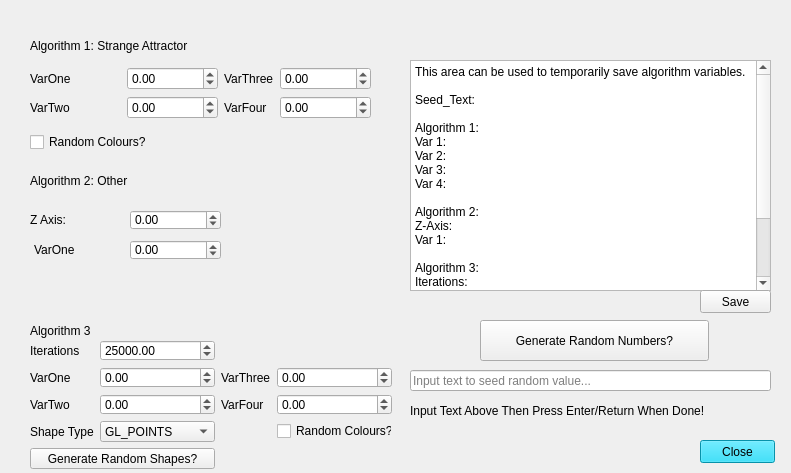
<?xml version="1.0" encoding="UTF-8"?>
<ui version="4.0">
 <class>Menu</class>
 <widget class="QDialog" name="Menu">
  <property name="windowModality">
   <enum>Qt::NonModal</enum>
  </property>
  <property name="geometry">
   <rect>
    <x>0</x>
    <y>0</y>
    <width>791</width>
    <height>473</height>
   </rect>
  </property>
  <property name="focusPolicy">
   <enum>Qt::StrongFocus</enum>
  </property>
  <property name="windowTitle">
   <string>Menu</string>
  </property>
  <widget class="QPushButton" name="Button_Close">
   <property name="geometry">
    <rect>
     <x>700</x>
     <y>440</y>
     <width>75</width>
     <height>23</height>
    </rect>
   </property>
   <property name="palette">
    <palette>
     <active>
      <colorrole role="WindowText">
       <brush brushstyle="SolidPattern">
        <color alpha="255">
         <red>0</red>
         <green>0</green>
         <blue>0</blue>
        </color>
       </brush>
      </colorrole>
      <colorrole role="Button">
       <brush brushstyle="SolidPattern">
        <color alpha="255">
         <red>10</red>
         <green>204</green>
         <blue>238</blue>
        </color>
       </brush>
      </colorrole>
      <colorrole role="Light">
       <brush brushstyle="SolidPattern">
        <color alpha="255">
         <red>113</red>
         <green>234</green>
         <blue>255</blue>
        </color>
       </brush>
      </colorrole>
      <colorrole role="Midlight">
       <brush brushstyle="SolidPattern">
        <color alpha="255">
         <red>61</red>
         <green>219</green>
         <blue>246</blue>
        </color>
       </brush>
      </colorrole>
      <colorrole role="Dark">
       <brush brushstyle="SolidPattern">
        <color alpha="255">
         <red>5</red>
         <green>102</green>
         <blue>119</blue>
        </color>
       </brush>
      </colorrole>
      <colorrole role="Mid">
       <brush brushstyle="SolidPattern">
        <color alpha="255">
         <red>6</red>
         <green>136</green>
         <blue>159</blue>
        </color>
       </brush>
      </colorrole>
      <colorrole role="Text">
       <brush brushstyle="SolidPattern">
        <color alpha="255">
         <red>0</red>
         <green>0</green>
         <blue>0</blue>
        </color>
       </brush>
      </colorrole>
      <colorrole role="BrightText">
       <brush brushstyle="SolidPattern">
        <color alpha="255">
         <red>255</red>
         <green>255</green>
         <blue>255</blue>
        </color>
       </brush>
      </colorrole>
      <colorrole role="ButtonText">
       <brush brushstyle="SolidPattern">
        <color alpha="255">
         <red>0</red>
         <green>0</green>
         <blue>0</blue>
        </color>
       </brush>
      </colorrole>
      <colorrole role="Base">
       <brush brushstyle="SolidPattern">
        <color alpha="255">
         <red>255</red>
         <green>255</green>
         <blue>255</blue>
        </color>
       </brush>
      </colorrole>
      <colorrole role="Window">
       <brush brushstyle="SolidPattern">
        <color alpha="255">
         <red>10</red>
         <green>204</green>
         <blue>238</blue>
        </color>
       </brush>
      </colorrole>
      <colorrole role="Shadow">
       <brush brushstyle="SolidPattern">
        <color alpha="255">
         <red>0</red>
         <green>0</green>
         <blue>0</blue>
        </color>
       </brush>
      </colorrole>
      <colorrole role="AlternateBase">
       <brush brushstyle="SolidPattern">
        <color alpha="255">
         <red>132</red>
         <green>229</green>
         <blue>246</blue>
        </color>
       </brush>
      </colorrole>
      <colorrole role="ToolTipBase">
       <brush brushstyle="SolidPattern">
        <color alpha="255">
         <red>255</red>
         <green>255</green>
         <blue>220</blue>
        </color>
       </brush>
      </colorrole>
      <colorrole role="ToolTipText">
       <brush brushstyle="SolidPattern">
        <color alpha="255">
         <red>0</red>
         <green>0</green>
         <blue>0</blue>
        </color>
       </brush>
      </colorrole>
      <colorrole role="PlaceholderText">
       <brush brushstyle="SolidPattern">
        <color alpha="128">
         <red>0</red>
         <green>0</green>
         <blue>0</blue>
        </color>
       </brush>
      </colorrole>
     </active>
     <inactive>
      <colorrole role="WindowText">
       <brush brushstyle="SolidPattern">
        <color alpha="255">
         <red>0</red>
         <green>0</green>
         <blue>0</blue>
        </color>
       </brush>
      </colorrole>
      <colorrole role="Button">
       <brush brushstyle="SolidPattern">
        <color alpha="255">
         <red>10</red>
         <green>204</green>
         <blue>238</blue>
        </color>
       </brush>
      </colorrole>
      <colorrole role="Light">
       <brush brushstyle="SolidPattern">
        <color alpha="255">
         <red>113</red>
         <green>234</green>
         <blue>255</blue>
        </color>
       </brush>
      </colorrole>
      <colorrole role="Midlight">
       <brush brushstyle="SolidPattern">
        <color alpha="255">
         <red>61</red>
         <green>219</green>
         <blue>246</blue>
        </color>
       </brush>
      </colorrole>
      <colorrole role="Dark">
       <brush brushstyle="SolidPattern">
        <color alpha="255">
         <red>5</red>
         <green>102</green>
         <blue>119</blue>
        </color>
       </brush>
      </colorrole>
      <colorrole role="Mid">
       <brush brushstyle="SolidPattern">
        <color alpha="255">
         <red>6</red>
         <green>136</green>
         <blue>159</blue>
        </color>
       </brush>
      </colorrole>
      <colorrole role="Text">
       <brush brushstyle="SolidPattern">
        <color alpha="255">
         <red>0</red>
         <green>0</green>
         <blue>0</blue>
        </color>
       </brush>
      </colorrole>
      <colorrole role="BrightText">
       <brush brushstyle="SolidPattern">
        <color alpha="255">
         <red>255</red>
         <green>255</green>
         <blue>255</blue>
        </color>
       </brush>
      </colorrole>
      <colorrole role="ButtonText">
       <brush brushstyle="SolidPattern">
        <color alpha="255">
         <red>0</red>
         <green>0</green>
         <blue>0</blue>
        </color>
       </brush>
      </colorrole>
      <colorrole role="Base">
       <brush brushstyle="SolidPattern">
        <color alpha="255">
         <red>255</red>
         <green>255</green>
         <blue>255</blue>
        </color>
       </brush>
      </colorrole>
      <colorrole role="Window">
       <brush brushstyle="SolidPattern">
        <color alpha="255">
         <red>10</red>
         <green>204</green>
         <blue>238</blue>
        </color>
       </brush>
      </colorrole>
      <colorrole role="Shadow">
       <brush brushstyle="SolidPattern">
        <color alpha="255">
         <red>0</red>
         <green>0</green>
         <blue>0</blue>
        </color>
       </brush>
      </colorrole>
      <colorrole role="AlternateBase">
       <brush brushstyle="SolidPattern">
        <color alpha="255">
         <red>132</red>
         <green>229</green>
         <blue>246</blue>
        </color>
       </brush>
      </colorrole>
      <colorrole role="ToolTipBase">
       <brush brushstyle="SolidPattern">
        <color alpha="255">
         <red>255</red>
         <green>255</green>
         <blue>220</blue>
        </color>
       </brush>
      </colorrole>
      <colorrole role="ToolTipText">
       <brush brushstyle="SolidPattern">
        <color alpha="255">
         <red>0</red>
         <green>0</green>
         <blue>0</blue>
        </color>
       </brush>
      </colorrole>
      <colorrole role="PlaceholderText">
       <brush brushstyle="SolidPattern">
        <color alpha="128">
         <red>0</red>
         <green>0</green>
         <blue>0</blue>
        </color>
       </brush>
      </colorrole>
     </inactive>
     <disabled>
      <colorrole role="WindowText">
       <brush brushstyle="SolidPattern">
        <color alpha="255">
         <red>5</red>
         <green>102</green>
         <blue>119</blue>
        </color>
       </brush>
      </colorrole>
      <colorrole role="Button">
       <brush brushstyle="SolidPattern">
        <color alpha="255">
         <red>10</red>
         <green>204</green>
         <blue>238</blue>
        </color>
       </brush>
      </colorrole>
      <colorrole role="Light">
       <brush brushstyle="SolidPattern">
        <color alpha="255">
         <red>113</red>
         <green>234</green>
         <blue>255</blue>
        </color>
       </brush>
      </colorrole>
      <colorrole role="Midlight">
       <brush brushstyle="SolidPattern">
        <color alpha="255">
         <red>61</red>
         <green>219</green>
         <blue>246</blue>
        </color>
       </brush>
      </colorrole>
      <colorrole role="Dark">
       <brush brushstyle="SolidPattern">
        <color alpha="255">
         <red>5</red>
         <green>102</green>
         <blue>119</blue>
        </color>
       </brush>
      </colorrole>
      <colorrole role="Mid">
       <brush brushstyle="SolidPattern">
        <color alpha="255">
         <red>6</red>
         <green>136</green>
         <blue>159</blue>
        </color>
       </brush>
      </colorrole>
      <colorrole role="Text">
       <brush brushstyle="SolidPattern">
        <color alpha="255">
         <red>5</red>
         <green>102</green>
         <blue>119</blue>
        </color>
       </brush>
      </colorrole>
      <colorrole role="BrightText">
       <brush brushstyle="SolidPattern">
        <color alpha="255">
         <red>255</red>
         <green>255</green>
         <blue>255</blue>
        </color>
       </brush>
      </colorrole>
      <colorrole role="ButtonText">
       <brush brushstyle="SolidPattern">
        <color alpha="255">
         <red>5</red>
         <green>102</green>
         <blue>119</blue>
        </color>
       </brush>
      </colorrole>
      <colorrole role="Base">
       <brush brushstyle="SolidPattern">
        <color alpha="255">
         <red>10</red>
         <green>204</green>
         <blue>238</blue>
        </color>
       </brush>
      </colorrole>
      <colorrole role="Window">
       <brush brushstyle="SolidPattern">
        <color alpha="255">
         <red>10</red>
         <green>204</green>
         <blue>238</blue>
        </color>
       </brush>
      </colorrole>
      <colorrole role="Shadow">
       <brush brushstyle="SolidPattern">
        <color alpha="255">
         <red>0</red>
         <green>0</green>
         <blue>0</blue>
        </color>
       </brush>
      </colorrole>
      <colorrole role="AlternateBase">
       <brush brushstyle="SolidPattern">
        <color alpha="255">
         <red>10</red>
         <green>204</green>
         <blue>238</blue>
        </color>
       </brush>
      </colorrole>
      <colorrole role="ToolTipBase">
       <brush brushstyle="SolidPattern">
        <color alpha="255">
         <red>255</red>
         <green>255</green>
         <blue>220</blue>
        </color>
       </brush>
      </colorrole>
      <colorrole role="ToolTipText">
       <brush brushstyle="SolidPattern">
        <color alpha="255">
         <red>0</red>
         <green>0</green>
         <blue>0</blue>
        </color>
       </brush>
      </colorrole>
      <colorrole role="PlaceholderText">
       <brush brushstyle="SolidPattern">
        <color alpha="128">
         <red>0</red>
         <green>0</green>
         <blue>0</blue>
        </color>
       </brush>
      </colorrole>
     </disabled>
    </palette>
   </property>
   <property name="focusPolicy">
    <enum>Qt::NoFocus</enum>
   </property>
   <property name="text">
    <string>Close</string>
   </property>
  </widget>
  <widget class="QLabel" name="label_Algorithm_1">
   <property name="geometry">
    <rect>
     <x>30</x>
     <y>30</y>
     <width>221</width>
     <height>31</height>
    </rect>
   </property>
   <property name="palette">
    <palette>
     <active>
      <colorrole role="WindowText">
       <brush brushstyle="SolidPattern">
        <color alpha="255">
         <red>0</red>
         <green>0</green>
         <blue>0</blue>
        </color>
       </brush>
      </colorrole>
      <colorrole role="Button">
       <brush brushstyle="SolidPattern">
        <color alpha="255">
         <red>255</red>
         <green>255</green>
         <blue>255</blue>
        </color>
       </brush>
      </colorrole>
      <colorrole role="Light">
       <brush brushstyle="SolidPattern">
        <color alpha="255">
         <red>255</red>
         <green>255</green>
         <blue>255</blue>
        </color>
       </brush>
      </colorrole>
      <colorrole role="Midlight">
       <brush brushstyle="SolidPattern">
        <color alpha="255">
         <red>255</red>
         <green>255</green>
         <blue>255</blue>
        </color>
       </brush>
      </colorrole>
      <colorrole role="Dark">
       <brush brushstyle="SolidPattern">
        <color alpha="255">
         <red>127</red>
         <green>127</green>
         <blue>127</blue>
        </color>
       </brush>
      </colorrole>
      <colorrole role="Mid">
       <brush brushstyle="SolidPattern">
        <color alpha="255">
         <red>170</red>
         <green>170</green>
         <blue>170</blue>
        </color>
       </brush>
      </colorrole>
      <colorrole role="Text">
       <brush brushstyle="SolidPattern">
        <color alpha="255">
         <red>0</red>
         <green>0</green>
         <blue>0</blue>
        </color>
       </brush>
      </colorrole>
      <colorrole role="BrightText">
       <brush brushstyle="SolidPattern">
        <color alpha="255">
         <red>255</red>
         <green>255</green>
         <blue>255</blue>
        </color>
       </brush>
      </colorrole>
      <colorrole role="ButtonText">
       <brush brushstyle="SolidPattern">
        <color alpha="255">
         <red>0</red>
         <green>0</green>
         <blue>0</blue>
        </color>
       </brush>
      </colorrole>
      <colorrole role="Base">
       <brush brushstyle="SolidPattern">
        <color alpha="255">
         <red>255</red>
         <green>255</green>
         <blue>255</blue>
        </color>
       </brush>
      </colorrole>
      <colorrole role="Window">
       <brush brushstyle="SolidPattern">
        <color alpha="255">
         <red>255</red>
         <green>255</green>
         <blue>255</blue>
        </color>
       </brush>
      </colorrole>
      <colorrole role="Shadow">
       <brush brushstyle="SolidPattern">
        <color alpha="255">
         <red>0</red>
         <green>0</green>
         <blue>0</blue>
        </color>
       </brush>
      </colorrole>
      <colorrole role="AlternateBase">
       <brush brushstyle="SolidPattern">
        <color alpha="255">
         <red>255</red>
         <green>255</green>
         <blue>255</blue>
        </color>
       </brush>
      </colorrole>
      <colorrole role="ToolTipBase">
       <brush brushstyle="SolidPattern">
        <color alpha="255">
         <red>255</red>
         <green>255</green>
         <blue>220</blue>
        </color>
       </brush>
      </colorrole>
      <colorrole role="ToolTipText">
       <brush brushstyle="SolidPattern">
        <color alpha="255">
         <red>0</red>
         <green>0</green>
         <blue>0</blue>
        </color>
       </brush>
      </colorrole>
      <colorrole role="PlaceholderText">
       <brush brushstyle="SolidPattern">
        <color alpha="128">
         <red>0</red>
         <green>0</green>
         <blue>0</blue>
        </color>
       </brush>
      </colorrole>
     </active>
     <inactive>
      <colorrole role="WindowText">
       <brush brushstyle="SolidPattern">
        <color alpha="255">
         <red>0</red>
         <green>0</green>
         <blue>0</blue>
        </color>
       </brush>
      </colorrole>
      <colorrole role="Button">
       <brush brushstyle="SolidPattern">
        <color alpha="255">
         <red>255</red>
         <green>255</green>
         <blue>255</blue>
        </color>
       </brush>
      </colorrole>
      <colorrole role="Light">
       <brush brushstyle="SolidPattern">
        <color alpha="255">
         <red>255</red>
         <green>255</green>
         <blue>255</blue>
        </color>
       </brush>
      </colorrole>
      <colorrole role="Midlight">
       <brush brushstyle="SolidPattern">
        <color alpha="255">
         <red>255</red>
         <green>255</green>
         <blue>255</blue>
        </color>
       </brush>
      </colorrole>
      <colorrole role="Dark">
       <brush brushstyle="SolidPattern">
        <color alpha="255">
         <red>127</red>
         <green>127</green>
         <blue>127</blue>
        </color>
       </brush>
      </colorrole>
      <colorrole role="Mid">
       <brush brushstyle="SolidPattern">
        <color alpha="255">
         <red>170</red>
         <green>170</green>
         <blue>170</blue>
        </color>
       </brush>
      </colorrole>
      <colorrole role="Text">
       <brush brushstyle="SolidPattern">
        <color alpha="255">
         <red>0</red>
         <green>0</green>
         <blue>0</blue>
        </color>
       </brush>
      </colorrole>
      <colorrole role="BrightText">
       <brush brushstyle="SolidPattern">
        <color alpha="255">
         <red>255</red>
         <green>255</green>
         <blue>255</blue>
        </color>
       </brush>
      </colorrole>
      <colorrole role="ButtonText">
       <brush brushstyle="SolidPattern">
        <color alpha="255">
         <red>0</red>
         <green>0</green>
         <blue>0</blue>
        </color>
       </brush>
      </colorrole>
      <colorrole role="Base">
       <brush brushstyle="SolidPattern">
        <color alpha="255">
         <red>255</red>
         <green>255</green>
         <blue>255</blue>
        </color>
       </brush>
      </colorrole>
      <colorrole role="Window">
       <brush brushstyle="SolidPattern">
        <color alpha="255">
         <red>255</red>
         <green>255</green>
         <blue>255</blue>
        </color>
       </brush>
      </colorrole>
      <colorrole role="Shadow">
       <brush brushstyle="SolidPattern">
        <color alpha="255">
         <red>0</red>
         <green>0</green>
         <blue>0</blue>
        </color>
       </brush>
      </colorrole>
      <colorrole role="AlternateBase">
       <brush brushstyle="SolidPattern">
        <color alpha="255">
         <red>255</red>
         <green>255</green>
         <blue>255</blue>
        </color>
       </brush>
      </colorrole>
      <colorrole role="ToolTipBase">
       <brush brushstyle="SolidPattern">
        <color alpha="255">
         <red>255</red>
         <green>255</green>
         <blue>220</blue>
        </color>
       </brush>
      </colorrole>
      <colorrole role="ToolTipText">
       <brush brushstyle="SolidPattern">
        <color alpha="255">
         <red>0</red>
         <green>0</green>
         <blue>0</blue>
        </color>
       </brush>
      </colorrole>
      <colorrole role="PlaceholderText">
       <brush brushstyle="SolidPattern">
        <color alpha="128">
         <red>0</red>
         <green>0</green>
         <blue>0</blue>
        </color>
       </brush>
      </colorrole>
     </inactive>
     <disabled>
      <colorrole role="WindowText">
       <brush brushstyle="SolidPattern">
        <color alpha="255">
         <red>127</red>
         <green>127</green>
         <blue>127</blue>
        </color>
       </brush>
      </colorrole>
      <colorrole role="Button">
       <brush brushstyle="SolidPattern">
        <color alpha="255">
         <red>255</red>
         <green>255</green>
         <blue>255</blue>
        </color>
       </brush>
      </colorrole>
      <colorrole role="Light">
       <brush brushstyle="SolidPattern">
        <color alpha="255">
         <red>255</red>
         <green>255</green>
         <blue>255</blue>
        </color>
       </brush>
      </colorrole>
      <colorrole role="Midlight">
       <brush brushstyle="SolidPattern">
        <color alpha="255">
         <red>255</red>
         <green>255</green>
         <blue>255</blue>
        </color>
       </brush>
      </colorrole>
      <colorrole role="Dark">
       <brush brushstyle="SolidPattern">
        <color alpha="255">
         <red>127</red>
         <green>127</green>
         <blue>127</blue>
        </color>
       </brush>
      </colorrole>
      <colorrole role="Mid">
       <brush brushstyle="SolidPattern">
        <color alpha="255">
         <red>170</red>
         <green>170</green>
         <blue>170</blue>
        </color>
       </brush>
      </colorrole>
      <colorrole role="Text">
       <brush brushstyle="SolidPattern">
        <color alpha="255">
         <red>127</red>
         <green>127</green>
         <blue>127</blue>
        </color>
       </brush>
      </colorrole>
      <colorrole role="BrightText">
       <brush brushstyle="SolidPattern">
        <color alpha="255">
         <red>255</red>
         <green>255</green>
         <blue>255</blue>
        </color>
       </brush>
      </colorrole>
      <colorrole role="ButtonText">
       <brush brushstyle="SolidPattern">
        <color alpha="255">
         <red>127</red>
         <green>127</green>
         <blue>127</blue>
        </color>
       </brush>
      </colorrole>
      <colorrole role="Base">
       <brush brushstyle="SolidPattern">
        <color alpha="255">
         <red>255</red>
         <green>255</green>
         <blue>255</blue>
        </color>
       </brush>
      </colorrole>
      <colorrole role="Window">
       <brush brushstyle="SolidPattern">
        <color alpha="255">
         <red>255</red>
         <green>255</green>
         <blue>255</blue>
        </color>
       </brush>
      </colorrole>
      <colorrole role="Shadow">
       <brush brushstyle="SolidPattern">
        <color alpha="255">
         <red>0</red>
         <green>0</green>
         <blue>0</blue>
        </color>
       </brush>
      </colorrole>
      <colorrole role="AlternateBase">
       <brush brushstyle="SolidPattern">
        <color alpha="255">
         <red>255</red>
         <green>255</green>
         <blue>255</blue>
        </color>
       </brush>
      </colorrole>
      <colorrole role="ToolTipBase">
       <brush brushstyle="SolidPattern">
        <color alpha="255">
         <red>255</red>
         <green>255</green>
         <blue>220</blue>
        </color>
       </brush>
      </colorrole>
      <colorrole role="ToolTipText">
       <brush brushstyle="SolidPattern">
        <color alpha="255">
         <red>0</red>
         <green>0</green>
         <blue>0</blue>
        </color>
       </brush>
      </colorrole>
      <colorrole role="PlaceholderText">
       <brush brushstyle="SolidPattern">
        <color alpha="128">
         <red>0</red>
         <green>0</green>
         <blue>0</blue>
        </color>
       </brush>
      </colorrole>
     </disabled>
    </palette>
   </property>
   <property name="text">
    <string>Algorithm 1: Strange Attractor</string>
   </property>
  </widget>
  <widget class="QLabel" name="label_Algorithm_2">
   <property name="geometry">
    <rect>
     <x>30</x>
     <y>170</y>
     <width>151</width>
     <height>21</height>
    </rect>
   </property>
   <property name="text">
    <string>Algorithm 2: Other</string>
   </property>
  </widget>
  <widget class="QWidget" name="verticalLayoutWidget">
   <property name="geometry">
    <rect>
     <x>30</x>
     <y>60</y>
     <width>341</width>
     <height>101</height>
    </rect>
   </property>
   <layout class="QVBoxLayout" name="verticalLayout_2">
    <item>
     <layout class="QGridLayout" name="gridLayout">
      <item row="0" column="3">
       <widget class="QDoubleSpinBox" name="spinbox_VarThree">
        <property name="minimum">
         <double>-50.000000000000000</double>
        </property>
        <property name="maximum">
         <double>50.000000000000000</double>
        </property>
       </widget>
      </item>
      <item row="1" column="0">
       <widget class="QLabel" name="label_VarTwo">
        <property name="text">
         <string>VarTwo</string>
        </property>
       </widget>
      </item>
      <item row="1" column="1">
       <widget class="QDoubleSpinBox" name="spinbox_VarTwo">
        <property name="minimum">
         <double>-50.000000000000000</double>
        </property>
        <property name="maximum">
         <double>50.000000000000000</double>
        </property>
       </widget>
      </item>
      <item row="1" column="2">
       <widget class="QLabel" name="label_VarFour">
        <property name="sizePolicy">
         <sizepolicy hsizetype="Minimum" vsizetype="Preferred">
          <horstretch>0</horstretch>
          <verstretch>0</verstretch>
         </sizepolicy>
        </property>
        <property name="maximumSize">
         <size>
          <width>75</width>
          <height>16777215</height>
         </size>
        </property>
        <property name="text">
         <string>VarFour</string>
        </property>
       </widget>
      </item>
      <item row="1" column="3">
       <widget class="QDoubleSpinBox" name="spinbox_VarFour">
        <property name="minimum">
         <double>-50.000000000000000</double>
        </property>
        <property name="maximum">
         <double>50.000000000000000</double>
        </property>
       </widget>
      </item>
      <item row="0" column="2">
       <widget class="QLabel" name="label_VarThree">
        <property name="maximumSize">
         <size>
          <width>50</width>
          <height>16777215</height>
         </size>
        </property>
        <property name="text">
         <string>VarThree</string>
        </property>
       </widget>
      </item>
      <item row="0" column="0">
       <widget class="QLabel" name="label_VarOne">
        <property name="text">
         <string>VarOne</string>
        </property>
       </widget>
      </item>
      <item row="0" column="1">
       <widget class="QDoubleSpinBox" name="spinbox_VarOne">
        <property name="minimum">
         <double>-50.000000000000000</double>
        </property>
        <property name="maximum">
         <double>50.000000000000000</double>
        </property>
       </widget>
      </item>
     </layout>
    </item>
    <item>
     <widget class="QCheckBox" name="checkBox_randomColours">
      <property name="text">
       <string>Random Colours?</string>
      </property>
     </widget>
    </item>
   </layout>
  </widget>
  <widget class="QLabel" name="label_Algorithm_3">
   <property name="geometry">
    <rect>
     <x>30</x>
     <y>320</y>
     <width>151</width>
     <height>21</height>
    </rect>
   </property>
   <property name="text">
    <string>Algorithm 3</string>
   </property>
  </widget>
  <widget class="QWidget" name="layoutWidget">
   <property name="geometry">
    <rect>
     <x>30</x>
     <y>340</y>
     <width>362</width>
     <height>129</height>
    </rect>
   </property>
   <layout class="QGridLayout" name="gridLayout_2">
    <item row="3" column="0">
     <widget class="QLabel" name="label_VarTwo_Algo3">
      <property name="text">
       <string>VarTwo</string>
      </property>
     </widget>
    </item>
    <item row="2" column="0">
     <widget class="QLabel" name="label_VarOne_Algo3">
      <property name="text">
       <string>VarOne</string>
      </property>
     </widget>
    </item>
    <item row="2" column="1">
     <widget class="QDoubleSpinBox" name="spinbox_VarOne_Algo3">
      <property name="minimum">
       <double>-50.000000000000000</double>
      </property>
      <property name="maximum">
       <double>50.000000000000000</double>
      </property>
     </widget>
    </item>
    <item row="1" column="0">
     <widget class="QLabel" name="label_Iterations_Algo3">
      <property name="text">
       <string>Iterations</string>
      </property>
     </widget>
    </item>
    <item row="3" column="1">
     <widget class="QDoubleSpinBox" name="spinbox_VarTwo_Algo3">
      <property name="minimum">
       <double>-50.000000000000000</double>
      </property>
      <property name="maximum">
       <double>50.000000000000000</double>
      </property>
     </widget>
    </item>
    <item row="3" column="2">
     <widget class="QLabel" name="label_VarFour_Algo3">
      <property name="sizePolicy">
       <sizepolicy hsizetype="Minimum" vsizetype="Preferred">
        <horstretch>0</horstretch>
        <verstretch>0</verstretch>
       </sizepolicy>
      </property>
      <property name="maximumSize">
       <size>
        <width>75</width>
        <height>16777215</height>
       </size>
      </property>
      <property name="text">
       <string>VarFour</string>
      </property>
     </widget>
    </item>
    <item row="2" column="3">
     <widget class="QDoubleSpinBox" name="spinbox_VarThree_Algo3">
      <property name="minimum">
       <double>-50.000000000000000</double>
      </property>
      <property name="maximum">
       <double>50.000000000000000</double>
      </property>
     </widget>
    </item>
    <item row="2" column="2">
     <widget class="QLabel" name="label_VarThree_Algo3">
      <property name="maximumSize">
       <size>
        <width>50</width>
        <height>16777215</height>
       </size>
      </property>
      <property name="text">
       <string>VarThree</string>
      </property>
     </widget>
    </item>
    <item row="4" column="0">
     <widget class="QLabel" name="label_shapeType_Algo3">
      <property name="text">
       <string>Shape Type</string>
      </property>
     </widget>
    </item>
    <item row="3" column="3">
     <widget class="QDoubleSpinBox" name="spinbox_VarFour_Algo3">
      <property name="minimum">
       <double>-50.000000000000000</double>
      </property>
      <property name="maximum">
       <double>50.000000000000000</double>
      </property>
     </widget>
    </item>
    <item row="4" column="3">
     <widget class="QCheckBox" name="checkBox_randomColours_Algo3">
      <property name="text">
       <string>Random Colours?</string>
      </property>
     </widget>
    </item>
    <item row="1" column="1">
     <widget class="QDoubleSpinBox" name="spinbox_Iterations_Algo3">
      <property name="minimum">
       <double>1.000000000000000</double>
      </property>
      <property name="maximum">
       <double>500000.000000000000000</double>
      </property>
      <property name="singleStep">
       <double>1000.000000000000000</double>
      </property>
      <property name="value">
       <double>25000.000000000000000</double>
      </property>
     </widget>
    </item>
    <item row="4" column="1">
     <widget class="QComboBox" name="comboBox_shapeType">
      <item>
       <property name="text">
        <string>GL_POINTS</string>
       </property>
      </item>
      <item>
       <property name="text">
        <string>GL_LINES</string>
       </property>
      </item>
      <item>
       <property name="text">
        <string>GL_LINE_STRIP</string>
       </property>
      </item>
      <item>
       <property name="text">
        <string>GL_LINE_LOOP</string>
       </property>
      </item>
      <item>
       <property name="text">
        <string>GL_TRIANGLES</string>
       </property>
      </item>
      <item>
       <property name="text">
        <string>GL_TRIANGLE_STRIP</string>
       </property>
      </item>
      <item>
       <property name="text">
        <string>GL_TRIANGLE_FAN</string>
       </property>
      </item>
      <item>
       <property name="text">
        <string>GL_QUADS</string>
       </property>
      </item>
      <item>
       <property name="text">
        <string>GL_QUAD_STRIP</string>
       </property>
      </item>
      <item>
       <property name="text">
        <string>GL_POLYGON</string>
       </property>
      </item>
     </widget>
    </item>
    <item row="5" column="0" colspan="2">
     <widget class="QPushButton" name="button_generate_randomShape">
      <property name="focusPolicy">
       <enum>Qt::NoFocus</enum>
      </property>
      <property name="text">
       <string>Generate Random Shapes?</string>
      </property>
     </widget>
    </item>
   </layout>
  </widget>
  <widget class="QPushButton" name="button_generate_randomNumbers">
   <property name="geometry">
    <rect>
     <x>480</x>
     <y>320</y>
     <width>229</width>
     <height>41</height>
    </rect>
   </property>
   <property name="focusPolicy">
    <enum>Qt::NoFocus</enum>
   </property>
   <property name="text">
    <string>Generate Random Numbers?</string>
   </property>
  </widget>
  <widget class="QLineEdit" name="lineEdit_randomSeed">
   <property name="geometry">
    <rect>
     <x>410</x>
     <y>370</y>
     <width>361</width>
     <height>21</height>
    </rect>
   </property>
   <property name="placeholderText">
    <string>Input text to seed random value...</string>
   </property>
  </widget>
  <widget class="QLabel" name="label_seedIntstructions">
   <property name="geometry">
    <rect>
     <x>410</x>
     <y>400</y>
     <width>546</width>
     <height>21</height>
    </rect>
   </property>
   <property name="text">
    <string>Input Text Above Then Press Enter/Return When Done!</string>
   </property>
  </widget>
  <widget class="QPlainTextEdit" name="plainTextEdit">
   <property name="geometry">
    <rect>
     <x>410</x>
     <y>60</y>
     <width>361</width>
     <height>231</height>
    </rect>
   </property>
   <property name="readOnly">
    <bool>false</bool>
   </property>
   <property name="plainText">
    <string>This area can be used to temporarily save algorithm variables.

Seed_Text: 

Algorithm 1:
Var 1:
Var 2:
Var 3:
Var 4:

Algorithm 2:
Z-Axis:
Var 1:

Algorithm 3:
Iterations:
Var 1:
Var 2:
Var 3:
Var 4:
Shape_Type: </string>
   </property>
   <property name="overwriteMode">
    <bool>false</bool>
   </property>
  </widget>
  <widget class="QLabel" name="label_VarOne_Algo2">
   <property name="geometry">
    <rect>
     <x>34</x>
     <y>240</y>
     <width>90</width>
     <height>20</height>
    </rect>
   </property>
   <property name="text">
    <string>VarOne</string>
   </property>
  </widget>
  <widget class="QDoubleSpinBox" name="spinbox_VarOne_Algo2">
   <property name="geometry">
    <rect>
     <x>130</x>
     <y>240</y>
     <width>91</width>
     <height>20</height>
    </rect>
   </property>
   <property name="minimum">
    <double>-100.000000000000000</double>
   </property>
   <property name="maximum">
    <double>100.000000000000000</double>
   </property>
  </widget>
  <widget class="QLabel" name="label_VarOne_Algo2_2">
   <property name="geometry">
    <rect>
     <x>30</x>
     <y>210</y>
     <width>90</width>
     <height>20</height>
    </rect>
   </property>
   <property name="text">
    <string>Z Axis:</string>
   </property>
  </widget>
  <widget class="QDoubleSpinBox" name="spinbox_zValue_Algo2">
   <property name="geometry">
    <rect>
     <x>130</x>
     <y>210</y>
     <width>91</width>
     <height>20</height>
    </rect>
   </property>
   <property name="minimum">
    <double>-5.000000000000000</double>
   </property>
   <property name="maximum">
    <double>0.900000000000000</double>
   </property>
   <property name="singleStep">
    <double>0.500000000000000</double>
   </property>
  </widget>
  <widget class="QPushButton" name="Button_save_AlgoValues">
   <property name="geometry">
    <rect>
     <x>700</x>
     <y>290</y>
     <width>71</width>
     <height>23</height>
    </rect>
   </property>
   <property name="focusPolicy">
    <enum>Qt::NoFocus</enum>
   </property>
   <property name="text">
    <string>Save</string>
   </property>
  </widget>
 </widget>
 <resources/>
 <connections/>
</ui>
